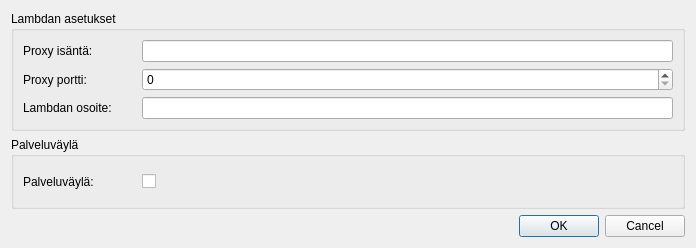
<?xml version="1.0" encoding="UTF-8"?>
<ui version="4.0">
 <class>PluginSettings</class>
 <widget class="QDialog" name="PluginSettings">
  <property name="geometry">
   <rect>
    <x>0</x>
    <y>0</y>
    <width>696</width>
    <height>248</height>
   </rect>
  </property>
  <property name="windowTitle">
   <string>Asetukset</string>
  </property>
  <layout class="QVBoxLayout" name="verticalLayout">
   <item>
    <widget class="QGroupBox" name="lambda_settings_box">
     <property name="title">
      <string>Lambdan asetukset</string>
     </property>
     <layout class="QFormLayout" name="formLayout">
      <item row="0" column="0">
       <widget class="QLabel" name="host_label">
        <property name="minimumSize">
         <size>
          <width>113</width>
          <height>0</height>
         </size>
        </property>
        <property name="text">
         <string>Proxy isäntä:</string>
        </property>
       </widget>
      </item>
      <item row="0" column="1">
       <widget class="QLineEdit" name="host"/>
      </item>
      <item row="1" column="0">
       <widget class="QLabel" name="port_label">
        <property name="minimumSize">
         <size>
          <width>113</width>
          <height>0</height>
         </size>
        </property>
        <property name="text">
         <string>Proxy portti:</string>
        </property>
       </widget>
      </item>
      <item row="2" column="0">
       <widget class="QLabel" name="lambda_address_label">
        <property name="minimumSize">
         <size>
          <width>113</width>
          <height>0</height>
         </size>
        </property>
        <property name="text">
         <string>Lambdan osoite:</string>
        </property>
       </widget>
      </item>
      <item row="2" column="1">
       <widget class="QLineEdit" name="lambda_address"/>
      </item>
      <item row="1" column="1">
       <widget class="QgsSpinBox" name="port">
        <property name="maximum">
         <number>99999</number>
        </property>
       </widget>
      </item>
     </layout>
    </widget>
   </item>
   <item>
    <widget class="QGroupBox" name="service_bus_box">
     <property name="title">
      <string>Palveluväylä</string>
     </property>
     <layout class="QHBoxLayout" name="horizontalLayout">
      <item>
       <widget class="QLabel" name="service_bus_enabled_label">
        <property name="sizePolicy">
         <sizepolicy hsizetype="Preferred" vsizetype="Preferred">
          <horstretch>0</horstretch>
          <verstretch>0</verstretch>
         </sizepolicy>
        </property>
        <property name="minimumSize">
         <size>
          <width>113</width>
          <height>0</height>
         </size>
        </property>
        <property name="text">
         <string>Palveluväylä:</string>
        </property>
       </widget>
      </item>
      <item>
       <widget class="QCheckBox" name="service_bus_enabled">
        <property name="sizePolicy">
         <sizepolicy hsizetype="Expanding" vsizetype="Fixed">
          <horstretch>0</horstretch>
          <verstretch>0</verstretch>
         </sizepolicy>
        </property>
        <property name="text">
         <string/>
        </property>
       </widget>
      </item>
     </layout>
    </widget>
   </item>
   <item>
    <widget class="QDialogButtonBox" name="button_box">
     <property name="standardButtons">
      <set>QDialogButtonBox::Cancel|QDialogButtonBox::Ok</set>
     </property>
    </widget>
   </item>
  </layout>
 </widget>
 <customwidgets>
  <customwidget>
   <class>QgsSpinBox</class>
   <extends>QSpinBox</extends>
   <header>qgsspinbox.h</header>
  </customwidget>
 </customwidgets>
 <resources/>
 <connections/>
</ui>
